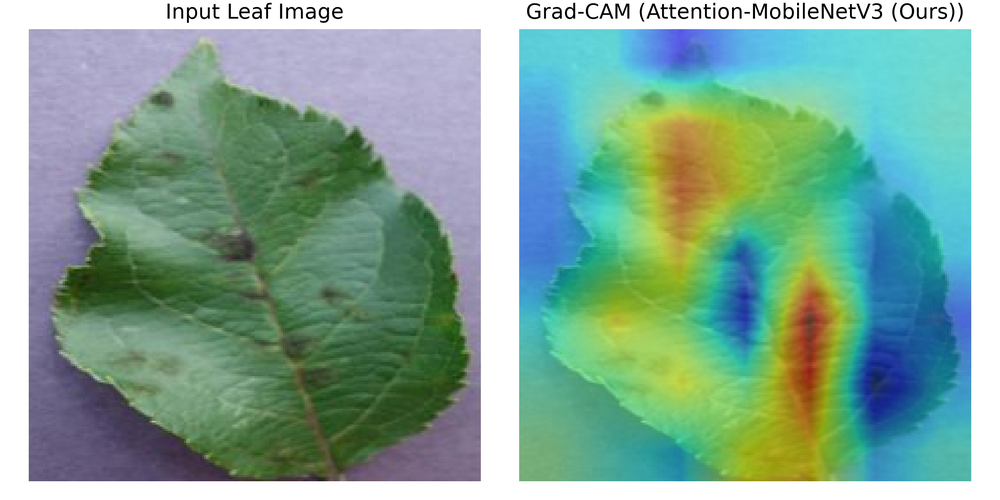
#> input picture notebooks/attention_mobilenet_gradcam_sample.png, 1000 x 500 px, shrunk from 2400 x 1200 before the run
$ python -i leaf_isolation.py   (imports and definitions only)
#> lines starting #> are read from the running program, lines starting #| are printed output that depends on the picture; after the words box and inside, x2 and y2 are one past the last pixel; in counts of white or black regions, pixels touching at a corner belong together
import cv2
import numpy as np
from PIL import Image

def isolate_leaf_roi(pil_img: Image.Image, min_contour_area: int = 500) -> Image.Image:
    """
    Automated Foliar Segmentation & Background Clutter Removal.
    Converts PIL Image to OpenCV BGR, applies HSV/Lab color space masking,
    finds the primary foliar leaf contour, masks out non-leaf background (soil/pots/gravel),
    and crops tightly around the leaf ROI.
    """
#> called with min_contour_area = 500
    # Convert PIL Image to OpenCV BGR numpy array
    img_np = np.array(pil_img)
    if img_np.ndim == 2:
        img_np = cv2.cvtColor(img_np, cv2.COLOR_GRAY2RGB)
    img_bgr = cv2.cvtColor(img_np, cv2.COLOR_RGB2BGR)
#> img_bgr is the input picture: shape (500, 1000, 3); mean B, G, R 152, 168.7, 130.2

    h, w = img_bgr.shape[:2]
#> h = 500; w = 1000

    # Convert to HSV color space for foliar green/yellow/diseased brown segmentation
    hsv = cv2.cvtColor(img_bgr, cv2.COLOR_BGR2HSV)
#> hsv: shape (500, 1000, 3); mean H, S, V 65.9, 95.9, 180.7

    # Broad foliar health & lesion color ranges (Greens, Yellows, Browns, Necrotic Oranges)
    # Range 1: Healthy Green Foliage
    lower_green = np.array([25, 30, 30])
    upper_green = np.array([95, 255, 255])
    mask_green = cv2.inRange(hsv, lower_green, upper_green)
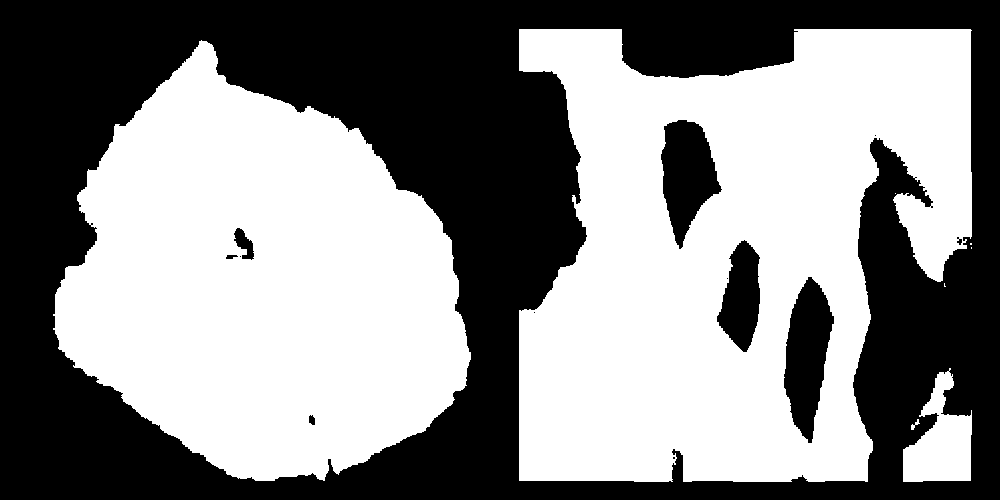
#> mask_green: shape (500, 1000); 53.9% white; 13 black regions (5 under 20 px), largest, box (x1, y1, x2, y2) and area: (0, 0, 1000, 500) 216798, (784, 277, 834, 443) 5134, (661, 120, 722, 249) 4727

    # Range 2: Yellowish / Chlorotic / Fungal Discolored Foliage
    lower_yellow = np.array([12, 30, 40])
    upper_yellow = np.array([25, 255, 255])
    mask_yellow = cv2.inRange(hsv, lower_yellow, upper_yellow)
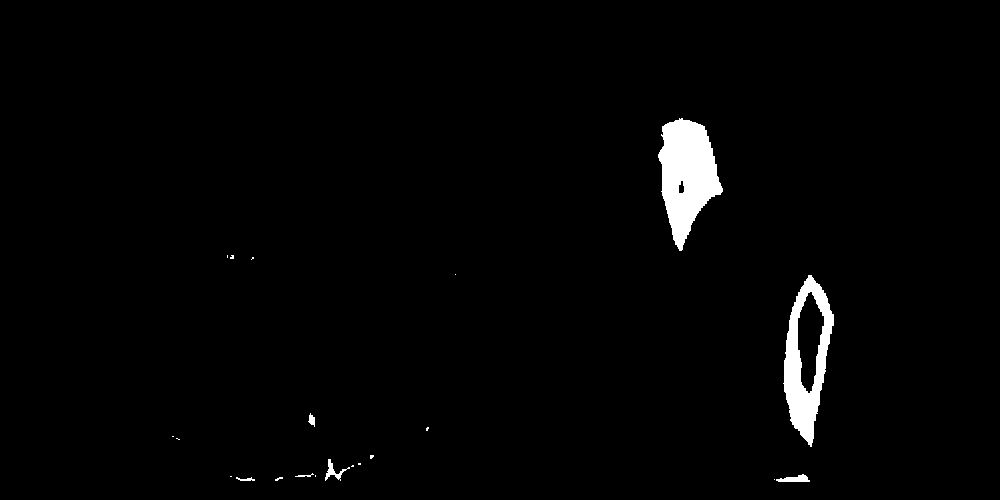
#> mask_yellow: shape (500, 1000); 1.9% white; 21 white regions (14 under 20 px), largest, box (x1, y1, x2, y2) and area: (658, 118, 723, 251) 5165, (783, 275, 834, 447) 3806, (776, 474, 810, 482) 165

    # Range 3: Brown / Necrotic / Rot Lesion Foliage
    lower_brown = np.array([0, 20, 20])
    upper_brown = np.array([12, 255, 200])
    mask_brown = cv2.inRange(hsv, lower_brown, upper_brown)
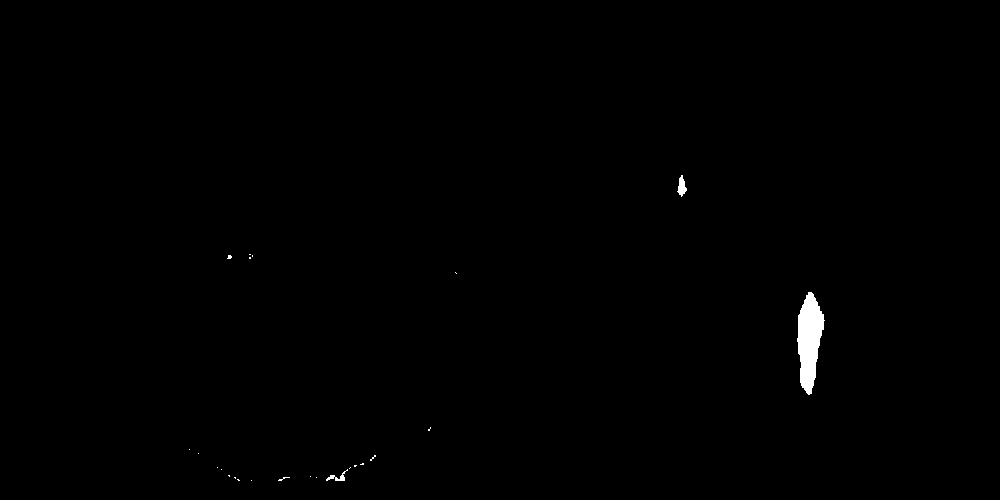
#> mask_brown: shape (500, 1000); 0.42% white; 24 white regions (21 under 20 px), largest, box (x1, y1, x2, y2) and area: (797, 292, 825, 395) 1820, (677, 175, 687, 197) 122, (326, 469, 348, 481) 82

    # Combine foliar color masks
    foliar_mask = cv2.bitwise_or(mask_green, cv2.bitwise_or(mask_yellow, mask_brown))
#> foliar_mask: shape (500, 1000); 56% white; 13 black regions (9 under 20 px), largest, box (x1, y1, x2, y2) and area: (0, 0, 1000, 500) 216336, (717, 240, 760, 352) 3154, (234, 228, 254, 259) 324, (957, 237, 962, 245) 24

    # Morphological Operations to clean noise & fill leaf gaps
    kernel_close = cv2.getStructuringElement(cv2.MORPH_ELLIPSE, (7, 7))
    kernel_open = cv2.getStructuringElement(cv2.MORPH_ELLIPSE, (5, 5))
    cleaned_mask = cv2.morphologyEx(foliar_mask, cv2.MORPH_CLOSE, kernel_close)
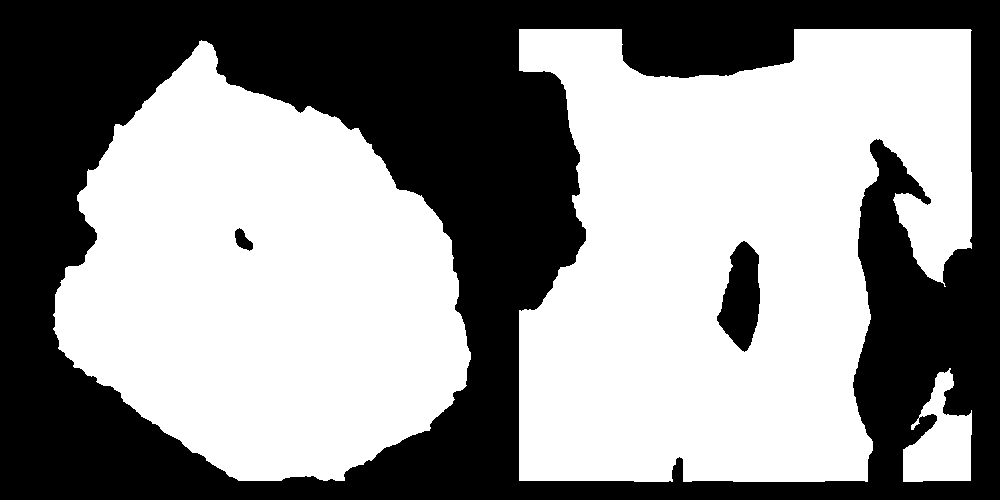
#> cleaned_mask: shape (500, 1000); 56.2% white; 3 black regions, box (x1, y1, x2, y2) and area: (0, 0, 1000, 500) 215716, (717, 241, 760, 352) 3124, (235, 228, 253, 251) 238
    cleaned_mask = cv2.morphologyEx(cleaned_mask, cv2.MORPH_OPEN, kernel_open)
#> cleaned_mask: shape (500, 1000); 56.1% white; 3 black regions

    # Find contours and extract primary leaf ROI
    contours, _ = cv2.findContours(cleaned_mask, cv2.RETR_EXTERNAL, cv2.CHAIN_APPROX_SIMPLE)
#> contours = 3 contours; box (x1, y1, x2, y2) and area: (519, 29, 972, 482) 155542, (54, 40, 471, 481) 122298, (903, 371, 972, 482) 4345

    if not contours:
        # Fallback: Return original image if no foliar contour detected
        return pil_img

    # Select largest foliar contour by area
    largest_contour = max(contours, key=cv2.contourArea)
#> largest_contour = contour of 515 points, box (x1, y1, x2, y2) (519, 29, 972, 482), area 155542

    if cv2.contourArea(largest_contour) < min_contour_area:
        return pil_img

    # Create final binary leaf mask
    final_mask = np.zeros((h, w), dtype=np.uint8)
    cv2.drawContours(final_mask, [largest_contour], -1, 255, thickness=cv2.FILLED)
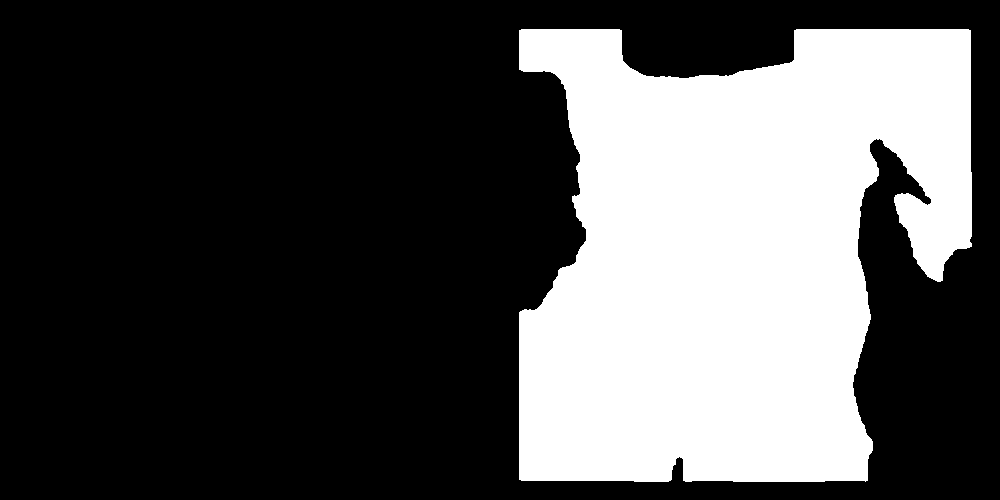
#> final_mask: shape (500, 1000); 31.3% white; 1 white region, box (x1, y1, x2, y2) and area: (519, 29, 972, 482) 156657

    # Mask out background (replace non-foliar pixels with neutral white/gray)
    masked_bgr = np.full_like(img_bgr, 255)
    masked_bgr[final_mask == 255] = img_bgr[final_mask == 255]
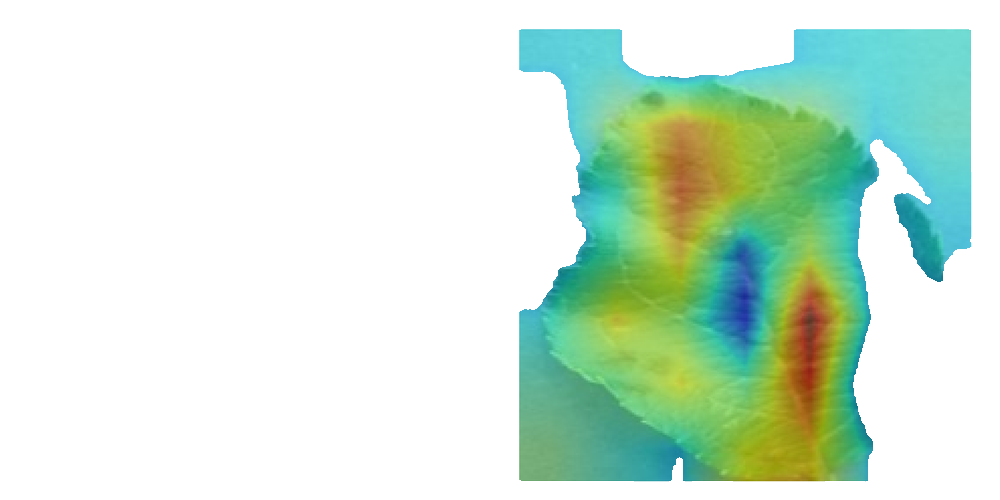
#> masked_bgr: shape (500, 1000, 3); mean B, G, R 214.9, 232.4, 209.4

    # Crop tight bounding box around the leaf ROI
    x, y, bw, bh = cv2.boundingRect(largest_contour)
#> x = 519; y = 29; bw = 453; bh = 453
    # Add a small padding margin
    margin = 5
    x1 = max(0, x - margin)
#> x1 = 514
    y1 = max(0, y - margin)
#> y1 = 24
    x2 = min(w, x + bw + margin)
#> x2 = 977
    y2 = min(h, y + bh + margin)
#> y2 = 487

    cropped_leaf_bgr = masked_bgr[y1:y2, x1:x2]
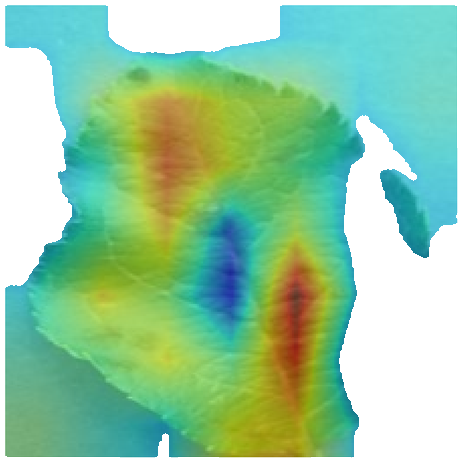
#> cropped_leaf_bgr: shape (463, 463, 3); mean B, G, R 161.4, 202.3, 148.6

    # Convert back to PIL RGB Image
    cropped_leaf_rgb = cv2.cvtColor(cropped_leaf_bgr, cv2.COLOR_BGR2RGB)
    return Image.fromarray(cropped_leaf_rgb)

>>> import cv2
>>> picture = cv2.cvtColor(cv2.imread('../../notebooks/attention_mobilenet_gradcam_sample.png'), cv2.COLOR_BGR2RGB)
>>> result = isolate_leaf_roi(picture)
